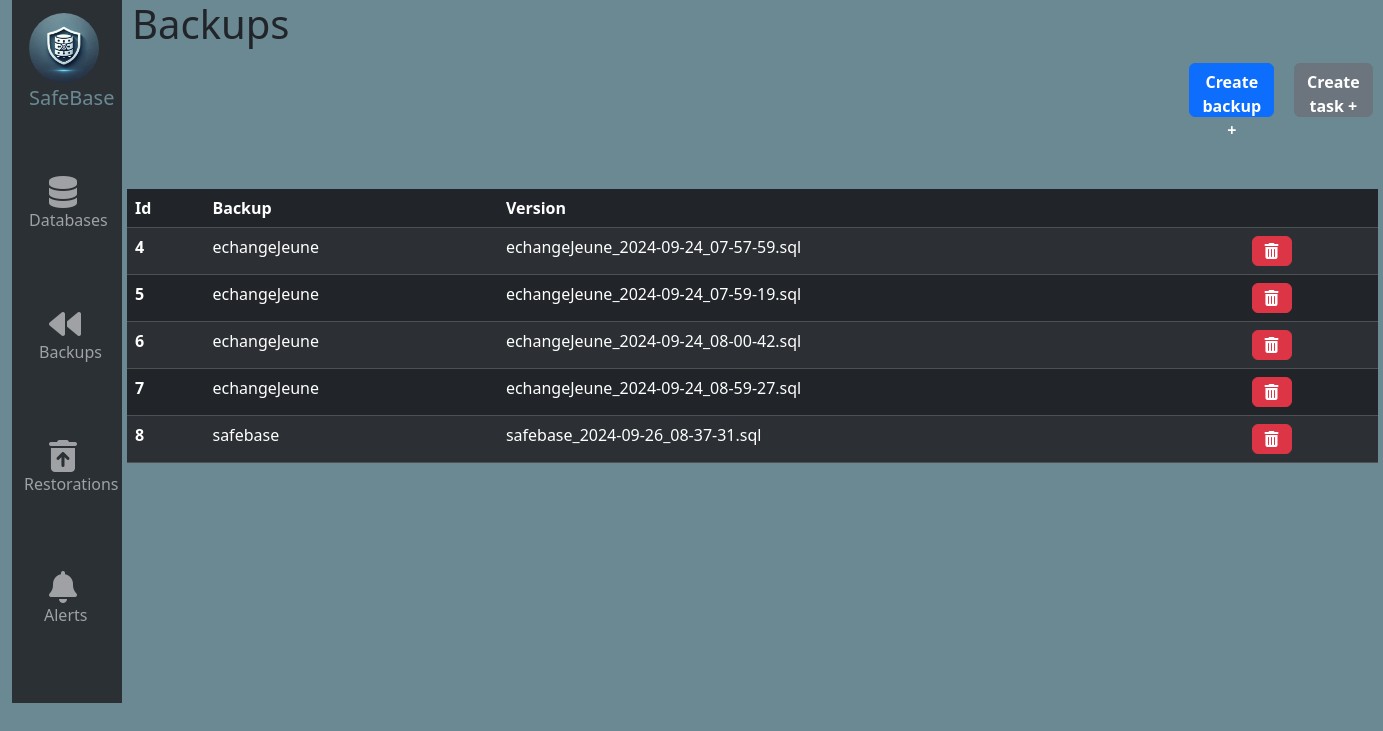
Page /Save on the earlier database version.
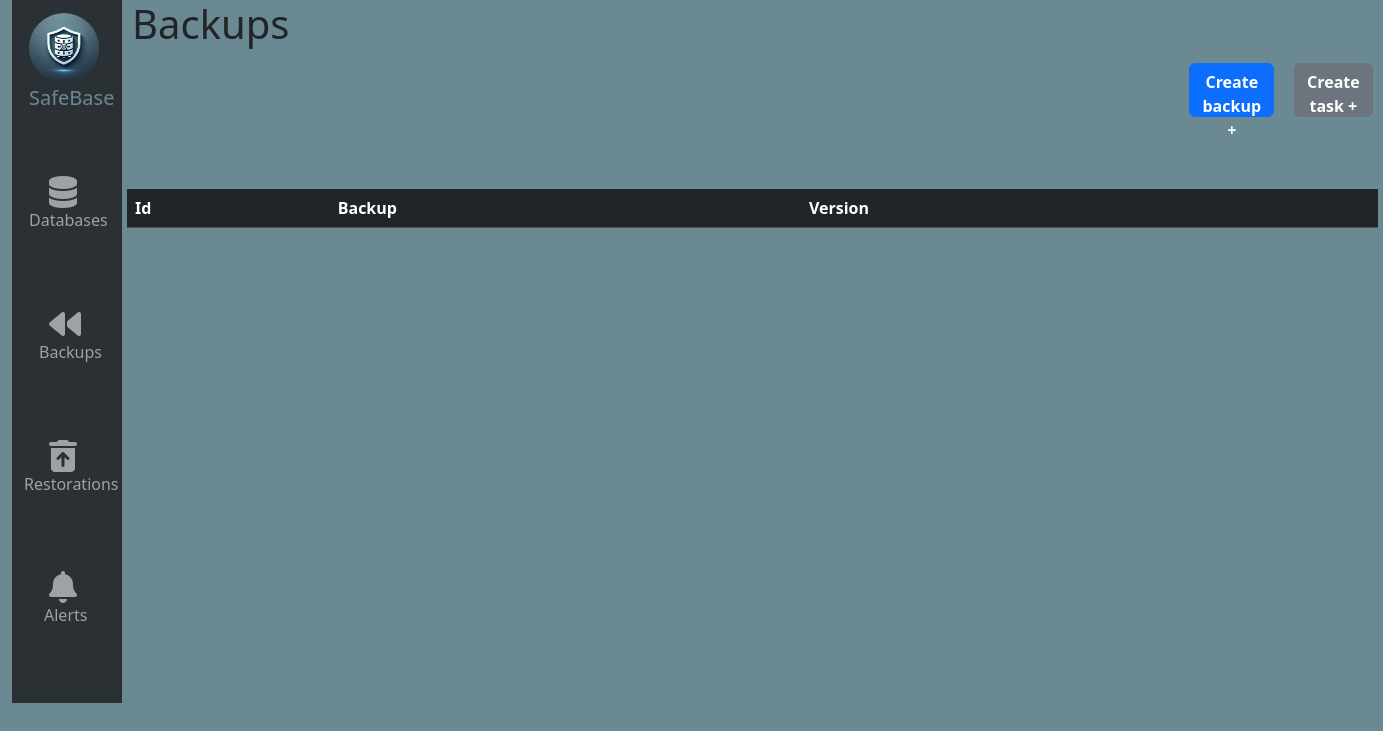
Same page on the later database version.
### tables this page shows
CREATE TABLE `backup` (
  `id` int NOT NULL AUTO_INCREMENT,
  `version` varchar(50) NOT NULL,
  `ID_DATABASE` int NOT NULL,
  PRIMARY KEY (`id`),
  KEY `FK_DATABASE` (`ID_DATABASE`)
);

CREATE TABLE `client_database` (
  `id` int NOT NULL AUTO_INCREMENT,
  `nom` varchar(50) DEFAULT NULL,
  `password` varchar(255) NOT NULL,
  `user_database` varchar(50) NOT NULL,
  `url` varchar(255) NOT NULL,
  `port` int DEFAULT NULL,
  `used_type` varchar(255) NOT NULL,
  `ID_Type` int NOT NULL,
  PRIMARY KEY (`id`),
  KEY `FK_Type` (`ID_Type`),
  CONSTRAINT `client_database_ibfk_1` FOREIGN KEY (`ID_Type`) REFERENCES `type` (`id`)
);

### src/Controller/BackupController.php (called while the page is built, shortened)
<?php
class BackupController extends CntrlAppli
{
    public function displayBackup()
    {
        $dao = new DaoAppli;
        $backups = $dao->getListBackup();
        require 'src/view/Backups.php';
    }
}

### src/Dao/DaoAppli.php (called while the page is built, shortened)
<?php
class DaoAppli
{
    protected PDO $db;
    public function __construct(){
         $this->db = $this->getConnection();
    }
    private function getConnection() {
        $host       = "mysql";
        $db_name    = "safebase";
        $username   = "user";
        $password   = "password";
        if (!isset($this->db)) {
            try {
                $this->db = new PDO("mysql:host=".$host.";charset=utf8;dbname=".$db_name, $username, $password);
                $this->db->setAttribute(PDO::ATTR_ERRMODE, PDO::ERRMODE_EXCEPTION);
            } catch (\PDOException $e) {
                    echo('Echec de la connexion: ' . $e->getMessage());
                die();
            }
        }
        return $this->db;
    }
    public function getListBackup(){
        $statement = $this->db->query(Requete::SEL_BACKUP);
        $data=$statement->fetchAll();
        return $data;
    }
}

### src/View/Backups.php (the view, shortened to what this page needs)
<?php
require "header.php";
?>
<html>
<body>
    <div class="container-fluid d-flex">
        <?php require_once "NavBar.php" ?>
        <div class="d-flex flex-column w-100">
            <div class="d-flex justify-content-between mb-3">
                <h1 class="titre">Backups</h1>
                <button type="button" id="btnajout" data-bs-toggle="modal" data-bs-target="#exampleModal" class="btn btn-primary w-10">
                    Create backup +
                </button>
                <button type="button" id="btnajout" data-bs-toggle="modal" data-bs-target="#exampleModal" class="btn btn-secondary w-10">
                    Create task +
                </button>
            </div>
            <div class="w-100">
                <table class="table table-dark table-striped w-100">
                    <thead>
                        <tr>
                            <th scope="col">Id</th>
                            <th scope="col">Backup</th>
                            <th scope="col">Version</th>
                            <th scope="col"></th>
                        </tr>
                    </thead>
                    <tbody>
                        <?php foreach ($backups as $backup) { ?>
                            <tr>
                                <th scope="row"><?= $backup['id'] ?></th>
                                <td><?= $backup['dbase'] ?></td>
                                <td><?= $backup['version'] ?></td>
                                <td><button class="btn btn-danger delete" type="button" id="<?= $backup['id'] ?>">
                                        <i class="fas fa-trash-alt"></i>
                                    </button>
                                </td>
                            </tr>
                        <?php } ?>
                    </tbody>
                </table>
            </div>
        </div>
    </div>
</body>
</html>

### index.php (shortened to what this page needs)
<?php
$uri = $_SERVER['REQUEST_URI'];
$route = explode('?', $uri)[0];
$method = strtolower($_SERVER['REQUEST_METHOD']);
$segments = explode('/', trim($route, '/'));
$cntrl = new CntrlAppli;
$cntrlBackup = new BackupController;
$cntrlAlert = new AlertController;
$cntrlRestore = new RestoreController;
if ($segments[0] == 'database') {
    if ($method=='get'){
        if (isset($segments[1])) {
        } else {
            $cntrl->getIndex();
        }
    } elseif ($method == "post"){
        $database = new Database();
        $database->create();
    } elseif ($method == "put") {
    } elseif ($method == "delete"){
        $database = new Database();
        $response = $database->delete($segments[1]);
        echo json_encode(['message' => $response]);
        return;
    }
} elseif ($segments[0] == 'Save') {
    $cntrlBackup->displayBackup();
} elseif ($segments[0] == 'restore') {
    $cntrlRestore->displayBackup();
} elseif ($segments[0] == 'Alert') {
    $cntrlAlert->displayAlert();
}
else
    $cntrl->getIndex();

### src/View/header.php (shortened to what this page needs)
<link href="https://cdn.jsdelivr.net/npm/bootstrap@5.3.1/dist/css/bootstrap.min.css" rel="stylesheet">
<link href="../../src/asset/css/styles.css" rel="stylesheet">
<link rel="stylesheet" href="https://cdnjs.cloudflare.com/ajax/libs/font-awesome/6.0.0-beta3/css/all.min.css">

### src/View/navbar.php
<nav class="navbar bg-body-tertiary d-flex flex-column vh-50" style="width: 110px;" data-bs-theme="dark">
    <div class="container-fluid">
        <a class="navbar-brand" id="basesafe" href="/">
            <img class="safebaseico" src="/src/View/safebase.ico" alt="SafeBase Icon" /></br>SafeBase
        </a>
        <div class="navbar-collapse" id="navbarNav">
            <ul class="navbar-nav flex-column">
                <li class="nav-item">
                    <a class="nav-link" id="base" aria-current="page" href="/">
                        <i class="fas fa-database"></i></br>Databases</a>
                </li>
                <li class="nav-item">
                    <a class="nav-link" id="backup" href="/Save">
                        <i class="fas fa-backward"></i></br>Backups</a>
                </li>
                <li class="nav-item">
                    <a class="nav-link" href="/Restorations">
                        <i class="fas fa-trash-can-arrow-up"></i></br>Restorations</a>
                </li>
                <li class="nav-item">
                    <a class="nav-link" id="bell" href="/Alert">
                        <i class="fas fa-bell"></i></br>Alerts</a>
                </li>
            </ul>
        </div>
    </div>
</nav>

### src/asset/css/styles.css (style rules this page uses)
.navbar-brand { color: #6b8993; margin-bottom: 50px; }
.nav-item { color:red; margin-bottom: 59.8px; }
#backup { margin-left: 15px; }
.fas.fa-database { font-size: 2rem; margin-left: 20px; }
.fas.fa-backward { font-size: 2rem; margin-left: 10px; }
.fas.fa-trash-can-arrow-up { font-size: 2rem; margin-left: 25px; }
.fas.fa-bell { font-size: 2rem; margin-left: 5px; }
.safebaseico { height: 70px; width: 70px; border-radius: 50%; }
#bell { margin-left: 20px; }
#basesafe { margin-left: 5px; }
#base { margin-left: 5px; }
.titre { margin-left: 10px; margin-bottom: 500px; }
body { background-color:#6b8993 ; }
#btnajout { margin-top: 5%; height: 10%; font-weight: bold; }
.table { margin-top: -30%; margin-left: 5px; }
.btn-secondary { margin-left: 20px; }
.btn-primary { margin-left: 900px; }

Differences in the rows shown:
removed backup: id "4", client_database.nom "echangeJeune", version "echangeJeune_2024-09-24_07-57-59.sql"
removed backup: id "5", client_database.nom "echangeJeune", version "echangeJeune_2024-09-24_07-59-19.sql"
removed backup: id "6", client_database.nom "echangeJeune", version "echangeJeune_2024-09-24_08-00-42.sql"
removed backup: id "7", client_database.nom "echangeJeune", version "echangeJeune_2024-09-24_08-59-27.sql"
removed backup: id "8", client_database.nom "safebase", version "safebase_2024-09-26_08-37-31.sql"
